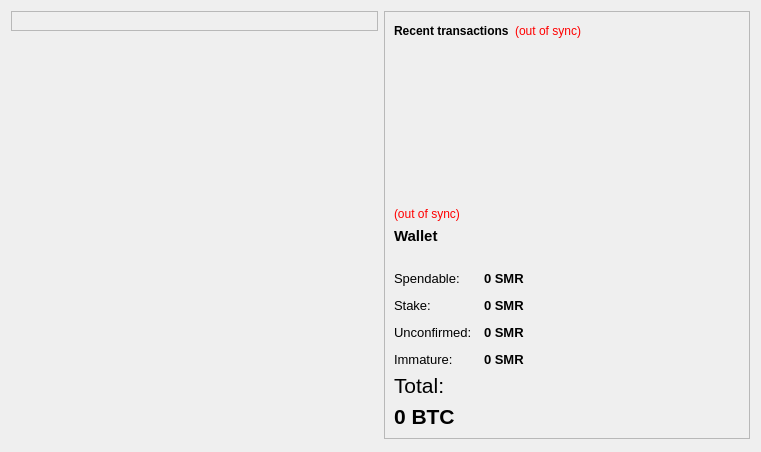
<?xml version="1.0" encoding="UTF-8"?>
<ui version="4.0">
 <class>OverviewPage</class>
 <widget class="QWidget" name="OverviewPage">
  <property name="geometry">
   <rect>
    <x>0</x>
    <y>0</y>
    <width>761</width>
    <height>452</height>
   </rect>
  </property>
  <property name="windowTitle">
   <string>Form</string>
  </property>
  <layout class="QHBoxLayout" name="horizontalLayout" stretch="1,1">
   <item>
    <layout class="QVBoxLayout" name="verticalLayout_2">
     <item>
      <widget class="QFrame" name="frame">
       <property name="frameShape">
        <enum>QFrame::StyledPanel</enum>
       </property>
       <property name="frameShadow">
        <enum>QFrame::Raised</enum>
       </property>
       <layout class="QVBoxLayout" name="verticalLayout_4">
        <item>
         <layout class="QHBoxLayout" name="horizontalLayout_4"/>
        </item>
       </layout>
      </widget>
     </item>
     <item>
      <spacer name="verticalSpacer">
       <property name="orientation">
        <enum>Qt::Vertical</enum>
       </property>
       <property name="sizeHint" stdset="0">
        <size>
         <width>20</width>
         <height>40</height>
        </size>
       </property>
      </spacer>
     </item>
    </layout>
   </item>
   <item>
    <layout class="QVBoxLayout" name="verticalLayout_3">
     <item>
      <widget class="QFrame" name="frame_2">
       <property name="frameShape">
        <enum>QFrame::StyledPanel</enum>
       </property>
       <property name="frameShadow">
        <enum>QFrame::Raised</enum>
       </property>
       <layout class="QVBoxLayout" name="verticalLayout">
        <item>
         <layout class="QHBoxLayout" name="horizontalLayout_2">
          <item>
           <widget class="QLabel" name="label_4">
            <property name="text">
             <string>&lt;b&gt;Recent transactions&lt;/b&gt;</string>
            </property>
           </widget>
          </item>
          <item>
           <widget class="QLabel" name="labelTransactionsStatus">
            <property name="toolTip">
             <string>The displayed information may be out of date. Your wallet automatically synchronizes with the samaritan network after a connection is established, but this process has not completed yet.</string>
            </property>
            <property name="styleSheet">
             <string notr="true">QLabel { color: red; }</string>
            </property>
            <property name="text">
             <string notr="true">(out of sync)</string>
            </property>
            <property name="alignment">
             <set>Qt::AlignRight|Qt::AlignTrailing|Qt::AlignVCenter</set>
            </property>
           </widget>
          </item>
          <item>
           <spacer name="horizontalSpacer">
            <property name="orientation">
             <enum>Qt::Horizontal</enum>
            </property>
            <property name="sizeHint" stdset="0">
             <size>
              <width>40</width>
              <height>20</height>
             </size>
            </property>
           </spacer>
          </item>
         </layout>
        </item>
        <item>
         <widget class="QListView" name="listTransactions">
          <property name="styleSheet">
           <string notr="true">QListView { background: transparent; }</string>
          </property>
          <property name="frameShape">
           <enum>QFrame::NoFrame</enum>
          </property>
          <property name="verticalScrollBarPolicy">
           <enum>Qt::ScrollBarAlwaysOff</enum>
          </property>
          <property name="horizontalScrollBarPolicy">
           <enum>Qt::ScrollBarAlwaysOff</enum>
          </property>
          <property name="selectionMode">
           <enum>QAbstractItemView::NoSelection</enum>
          </property>
         </widget>
        </item>
        <item>
         <widget class="QLabel" name="labelWalletStatus">
          <property name="toolTip">
           <string>The displayed information may be out of date. Your wallet automatically synchronizes with the samaritan network after a connection is established, but this process has not completed yet.</string>
          </property>
          <property name="styleSheet">
           <string notr="true">QLabel { color: red; }</string>
          </property>
          <property name="text">
           <string notr="true">(out of sync)</string>
          </property>
          <property name="alignment">
           <set>Qt::AlignLeading|Qt::AlignLeft|Qt::AlignVCenter</set>
          </property>
         </widget>
        </item>
        <item>
         <widget class="QLabel" name="label_5">
          <property name="font">
           <font>
            <pointsize>11</pointsize>
            <weight>75</weight>
            <bold>true</bold>
           </font>
          </property>
          <property name="text">
           <string>Wallet</string>
          </property>
         </widget>
        </item>
        <item>
         <spacer name="horizontalSpacer_2">
          <property name="orientation">
           <enum>Qt::Horizontal</enum>
          </property>
          <property name="sizeHint" stdset="0">
           <size>
            <width>40</width>
            <height>20</height>
           </size>
          </property>
         </spacer>
        </item>
        <item>
         <layout class="QFormLayout" name="formLayout_2">
          <property name="fieldGrowthPolicy">
           <enum>QFormLayout::AllNonFixedFieldsGrow</enum>
          </property>
          <property name="horizontalSpacing">
           <number>12</number>
          </property>
          <property name="verticalSpacing">
           <number>12</number>
          </property>
          <item row="0" column="0">
           <widget class="QLabel" name="label">
            <property name="font">
             <font>
              <pointsize>10</pointsize>
             </font>
            </property>
            <property name="text">
             <string>Spendable:</string>
            </property>
           </widget>
          </item>
          <item row="0" column="1">
           <widget class="QLabel" name="labelBalance">
            <property name="font">
             <font>
              <pointsize>10</pointsize>
              <weight>75</weight>
              <bold>true</bold>
             </font>
            </property>
            <property name="cursor">
             <cursorShape>IBeamCursor</cursorShape>
            </property>
            <property name="toolTip">
             <string>Your current spendable balance</string>
            </property>
            <property name="text">
             <string notr="true">0 SMR</string>
            </property>
            <property name="textInteractionFlags">
             <set>Qt::LinksAccessibleByMouse|Qt::TextSelectableByKeyboard|Qt::TextSelectableByMouse</set>
            </property>
           </widget>
          </item>
          <item row="1" column="0">
           <widget class="QLabel" name="label_6">
            <property name="font">
             <font>
              <pointsize>10</pointsize>
             </font>
            </property>
            <property name="text">
             <string>Stake:</string>
            </property>
           </widget>
          </item>
          <item row="1" column="1">
           <widget class="QLabel" name="labelStake">
            <property name="font">
             <font>
              <pointsize>10</pointsize>
              <weight>75</weight>
              <bold>true</bold>
             </font>
            </property>
            <property name="cursor">
             <cursorShape>IBeamCursor</cursorShape>
            </property>
            <property name="toolTip">
             <string>Total of coins that was staked, and do not yet count toward the current balance</string>
            </property>
            <property name="text">
             <string notr="true">0 SMR</string>
            </property>
            <property name="textInteractionFlags">
             <set>Qt::LinksAccessibleByMouse|Qt::TextSelectableByKeyboard|Qt::TextSelectableByMouse</set>
            </property>
           </widget>
          </item>
          <item row="2" column="0">
           <widget class="QLabel" name="label_3">
            <property name="font">
             <font>
              <pointsize>10</pointsize>
             </font>
            </property>
            <property name="text">
             <string>Unconfirmed:</string>
            </property>
           </widget>
          </item>
          <item row="2" column="1">
           <widget class="QLabel" name="labelUnconfirmed">
            <property name="font">
             <font>
              <pointsize>10</pointsize>
              <weight>75</weight>
              <bold>true</bold>
             </font>
            </property>
            <property name="cursor">
             <cursorShape>IBeamCursor</cursorShape>
            </property>
            <property name="toolTip">
             <string>Total of transactions that have yet to be confirmed, and do not yet count toward the current balance</string>
            </property>
            <property name="text">
             <string notr="true">0 SMR</string>
            </property>
            <property name="textInteractionFlags">
             <set>Qt::LinksAccessibleByMouse|Qt::TextSelectableByKeyboard|Qt::TextSelectableByMouse</set>
            </property>
           </widget>
          </item>
          <item row="3" column="0">
           <widget class="QLabel" name="labelImmatureText">
            <property name="font">
             <font>
              <pointsize>10</pointsize>
             </font>
            </property>
            <property name="text">
             <string>Immature:</string>
            </property>
           </widget>
          </item>
          <item row="3" column="1">
           <widget class="QLabel" name="labelImmature">
            <property name="font">
             <font>
              <pointsize>10</pointsize>
              <weight>75</weight>
              <bold>true</bold>
             </font>
            </property>
            <property name="toolTip">
             <string>Mined balance that has not yet matured</string>
            </property>
            <property name="text">
             <string notr="true">0 SMR</string>
            </property>
            <property name="textInteractionFlags">
             <set>Qt::LinksAccessibleByMouse|Qt::TextSelectableByKeyboard|Qt::TextSelectableByMouse</set>
            </property>
           </widget>
          </item>
         </layout>
        </item>
        <item>
         <widget class="QLabel" name="labelTotalText">
          <property name="font">
           <font>
            <family>Arial</family>
            <pointsize>16</pointsize>
           </font>
          </property>
          <property name="text">
           <string>Total:</string>
          </property>
         </widget>
        </item>
        <item>
         <widget class="QLabel" name="labelTotal">
          <property name="font">
           <font>
            <family>Arial</family>
            <pointsize>16</pointsize>
            <weight>75</weight>
            <bold>true</bold>
           </font>
          </property>
          <property name="cursor">
           <cursorShape>IBeamCursor</cursorShape>
          </property>
          <property name="toolTip">
           <string>Your current total balance</string>
          </property>
          <property name="text">
           <string notr="true">0 BTC</string>
          </property>
          <property name="textInteractionFlags">
           <set>Qt::LinksAccessibleByMouse|Qt::TextSelectableByKeyboard|Qt::TextSelectableByMouse</set>
          </property>
         </widget>
        </item>
       </layout>
      </widget>
     </item>
     <item>
      <spacer name="verticalSpacer_2">
       <property name="orientation">
        <enum>Qt::Vertical</enum>
       </property>
       <property name="sizeHint" stdset="0">
        <size>
         <width>20</width>
         <height>40</height>
        </size>
       </property>
      </spacer>
     </item>
    </layout>
   </item>
  </layout>
 </widget>
 <resources/>
 <connections/>
</ui>
